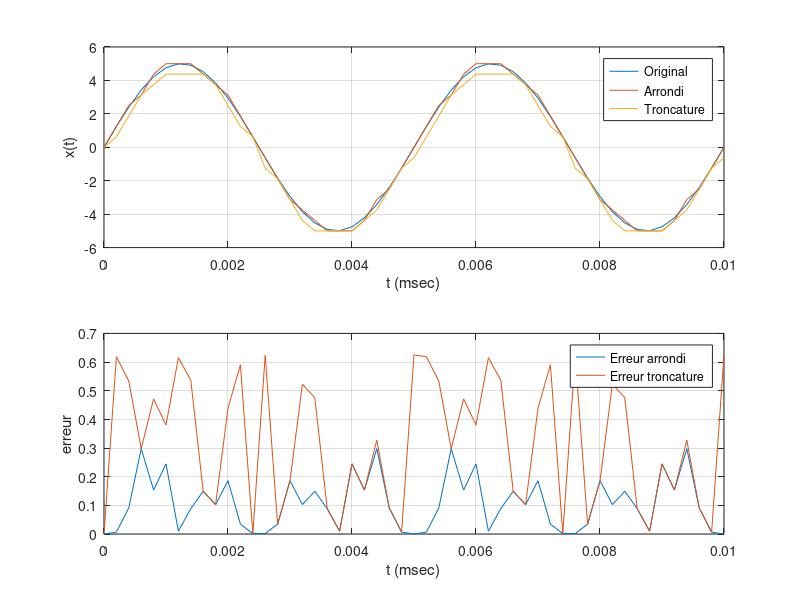
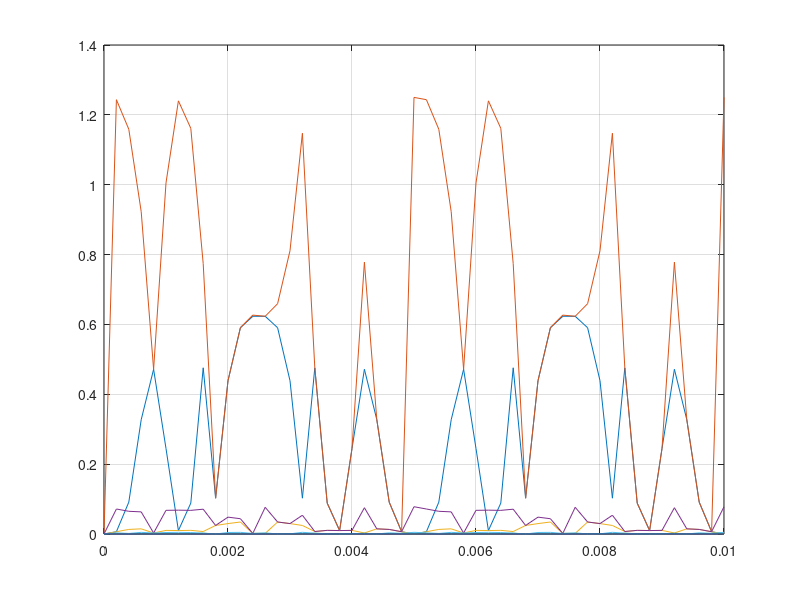

Here is the MATLAB script that generated these plots, in order:
% ------ TP:4 Quantification ------ %

close all; clear all; clc;
fe = 5000;
te = 1/fe;
A = 5;
t = 0 : te : 0.01;
f0 = 200;

dynamique = 2*A;
CAN = 4;
delta = dynamique/(2^CAN);

% - original - %
x = A * sin(2*pi*f0*t);
subplot(2,1,1);plot(t,x);hold on;grid on;xlabel('t (msec)');ylabel('x(t)');

% - arrondi - %
x_arrondi = delta * round(x/delta);
plot(t,x_arrondi);hold on;

% - troncature -%
x_troncature = delta * floor(x/delta);
plot(t,x_troncature); legend('Original', 'Arrondi', 'Troncature');

% - erreurs - %
erreur_arrondi = abs(x-x_arrondi);
erreur_troncature = abs(x-x_troncature);
subplot(2,1,2);plot(t,erreur_arrondi);hold on;plot(t,erreur_troncature); legend('Erreur arrondi', 'Erreur troncature');grid on;xlabel('t (msec)');ylabel('erreur');

% - erreurs avec CAN = 3,7,11 et 15 - %
figure;
CAN_VEC = [3 7 11 15];
for CAN_VAR = CAN_VEC
    delta = dynamique/(2^CAN_VAR);
    % - original - %
    x_var = A * sin(2*pi*f0*t);
    % - arrondi - %
    x_arrondi_var = delta * round(x/delta);
    % - troncature - %
    x_troncature_var = delta * floor(x/delta);
    % - erreur arrondi - %
    erreur_arrondi_var = abs(x_var - x_arrondi_var);
    erreur_troncature_var = abs(x_var - x_troncature_var);
    plot(t,erreur_arrondi_var);hold on;plot(t,erreur_troncature_var);grid on;
end
